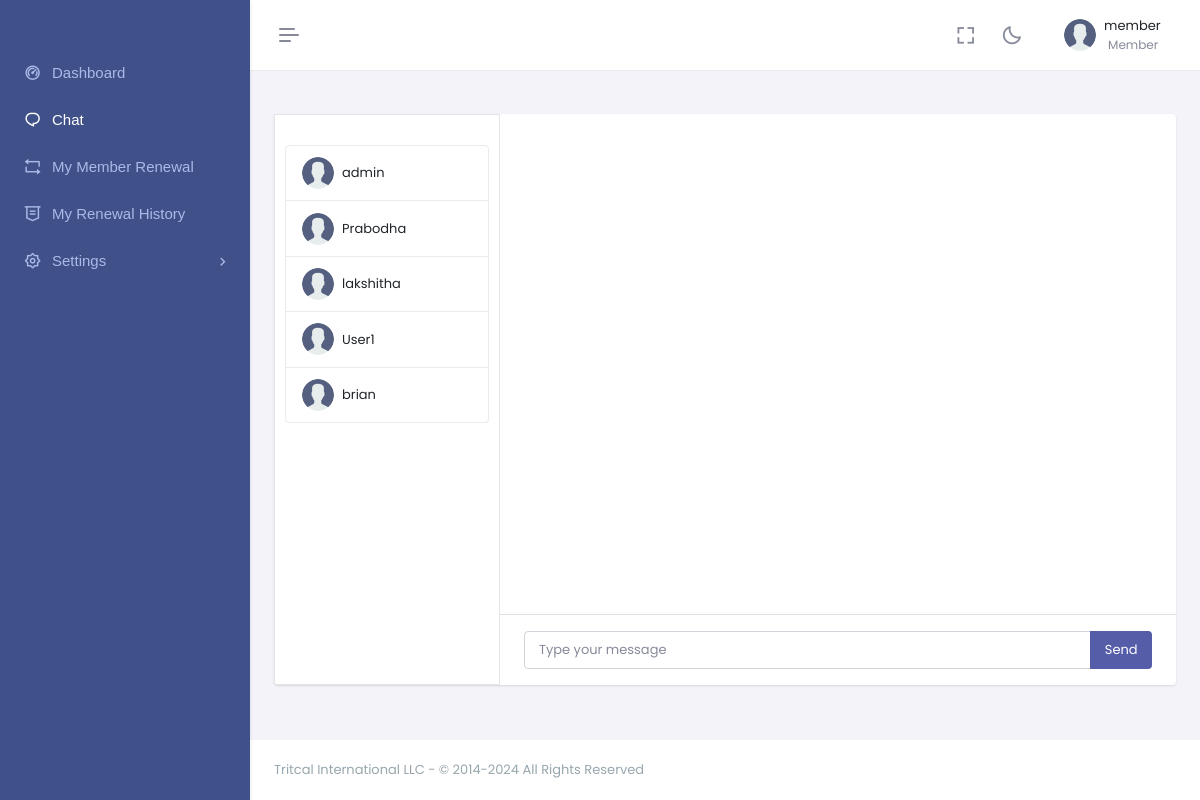
The page /member_chat.php (signed in) on the database as committed earlier.
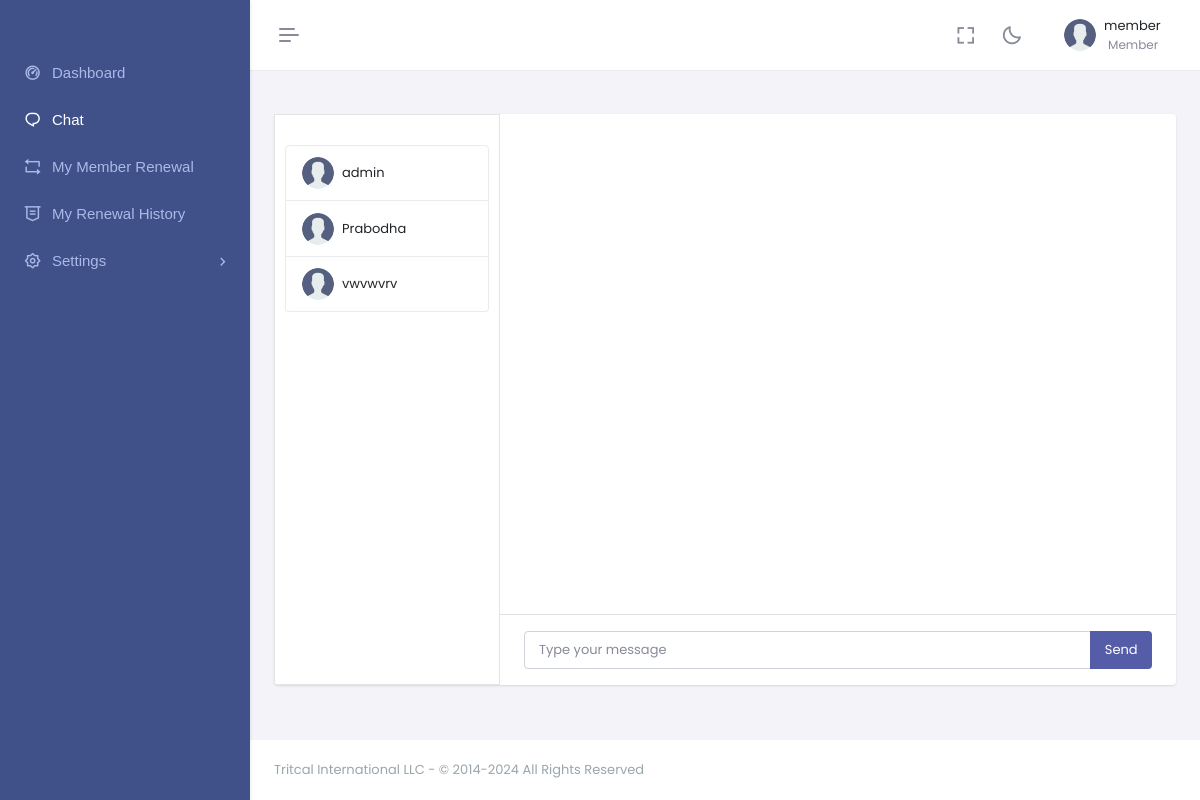
The same page on the database as committed later.
### tables this page shows
CREATE TABLE `members` (
  `member_id` int(11) NOT NULL,
  `member_username` varchar(255) NOT NULL,
  `member_first_name` varchar(255) NOT NULL,
  `member_last_name` varchar(255) NOT NULL,
  `member_id_no` varchar(255) NOT NULL,
  `member_batch` varchar(255) DEFAULT NULL,
  `member_address` varchar(255) DEFAULT NULL,
  `member_address_line2` varchar(255) DEFAULT NULL,
  `member_nic` varchar(255) DEFAULT NULL,
  `role` varchar(255) DEFAULT NULL,
  `member_wrokplace` varchar(255) DEFAULT NULL,
  `member_designation` varchar(255) DEFAULT NULL,
  `member_email` varchar(255) NOT NULL,
  `contact_number` int(11) NOT NULL,
  `password` varchar(255) NOT NULL,
  `confirm_password` varchar(255) NOT NULL,
  `status` varchar(255) DEFAULT NULL
);

### member_chat.php (the view, shortened to what this page needs)
<?php
require 'db.php';
$member_id = $_SESSION['member_id'];
$selected_member_id = isset($_GET['receiver_id']) ? intval($_GET['receiver_id']) : null;
?>
<!doctype html>
<html lang="en" data-layout="vertical" data-topbar="light" data-sidebar="dark" data-sidebar-size="lg"
    data-sidebar-image="none" data-preloader="disable" data-theme="default" data-theme-colors="default">
<head>
    <link rel="stylesheet" href="assets/libs/glightbox/css/glightbox.min.css">
    <link href="assets/css/bootstrap.min.css" rel="stylesheet" type="text/css" />
    <link href="assets/css/icons.min.css" rel="stylesheet" type="text/css" />
    <link href="assets/css/app.min.css" rel="stylesheet" type="text/css" />
    <link href="assets/css/custom.min.css" rel="stylesheet" type="text/css" />
    <link href="assets/css/chat.css" rel="stylesheet" type="text/css" />
</head>
<body>
    <div id="layout-wrapper">
        <?php include './inc/member_header.php'; ?>
        <?php include './inc/member_sidebar.php'; ?>
        <div class="main-content">
            <div class="page-content">
                <div class="container-fluid">
                    <main class="content">
                        <div class="container p-0" >
                            <div class="card" >
                                <form id="messageForm">
                                    <div class="row g-0"  >
                                        <div class="col-12 col-lg-5 col-xl-3 border-right"
                                            style="border: 1px solid #e5e3e3; padding:10px; padding-top:30px; ">
                                            <ul class="list-group" style="cursor:pointer;" >
                                                <?php
                                                $result = $conn->query("SELECT member_id, member_username FROM members WHERE member_id != $member_id");
                                                while ($row = $result->fetch_assoc()) {
                                                    $activeClass = ($selected_member_id == $row['member_id']) ? 'active' : '';
                                                    echo "<li class='list-group-item $activeClass' data-id='{$row['member_id']}'>
                                                            <div class='d-flex align-items-center'>
                                                                <img src='assets/images/users/user.png' class='avatar-xs rounded-circle' alt=''>
                                                                <div class='flex-grow-1 ms-2'>{$row['member_username']}</div>
                                                            </div>
                                                        </li>";
                                                }
                                                ?>
                                            </ul>
                                        </div>
                                        <div class="col-12 col-lg-7 col-xl-9" >
                                            <div class="chat-messages p-4" id="chatMessages" style="height:500px;" >
                                            </div>
                                            <div class="flex-grow-0 py-3 px-4 border-top">
                                                <div class="input-group">
                                                    <input type="text" class="form-control" name="massege_description"
                                                        placeholder="Type your message" required>
                                                    <button type="submit" class="btn btn-primary">Send</button>
                                                </div>
                                            </div>
                                        </div>
                                    </div>
                                </form>
                            </div>
                        </div>
                    </main>
                </div>
            </div>
            <?php include './inc/dash_footer.php';?>
        </div>
</body>
</html>

Rows that differ between the two databases and show on the page:
removed members: member_username "User1"
removed members: member_username "brian"
changed members: member_username "lakshitha" → "vwvwvrv"
